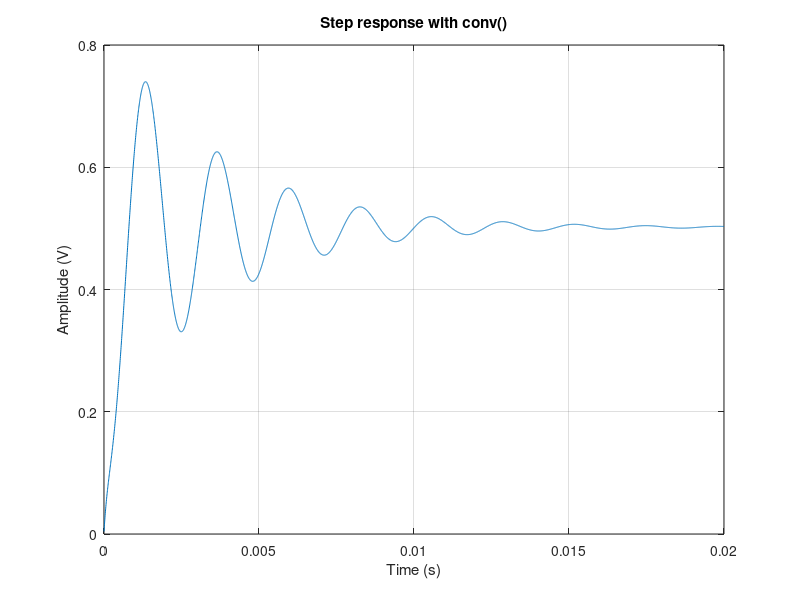
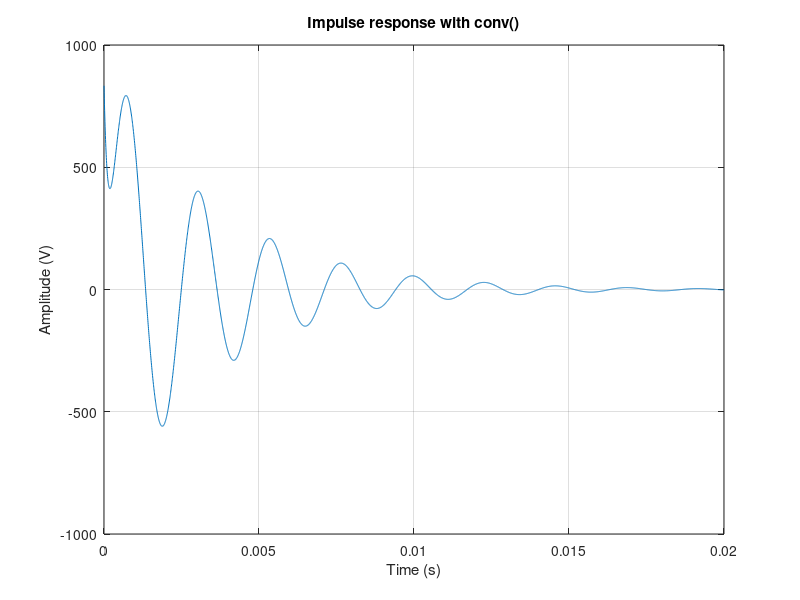

The MATLAB source for these figures, in order:
% reusing the transfer function from Part II.
dt = 5e-6;
t  = (0:dt:20e-3);
h  = 1307.4886 .* exp(-6096.13 .* t) ...
    - 2 .* 480.725 .* exp(-285.2701.*t) .* cos(2725.7171.*t + deg2rad(60.45));

% input functions:
u  = ones(1, 2 * length(t));       % unit step, filled with 1
d  = [1/dt zeros(1, length(t)-1)]; % impulse, a spike then filled with 0

% numerically find the convolutions for both
s  = conv(h, u) * dt; % unit step
s2 = conv(h, d) * dt; % impulse

figure;
plot(t, s(1:length(t)));
title('Step response with conv()');
xlabel('Time (s)');
ylabel('Amplitude (V)');
grid on;

figure;
plot(t, s2(1:length(t)));
title('Impulse response with conv()');
xlabel('Time (s)');
ylabel('Amplitude (V)');
grid on;